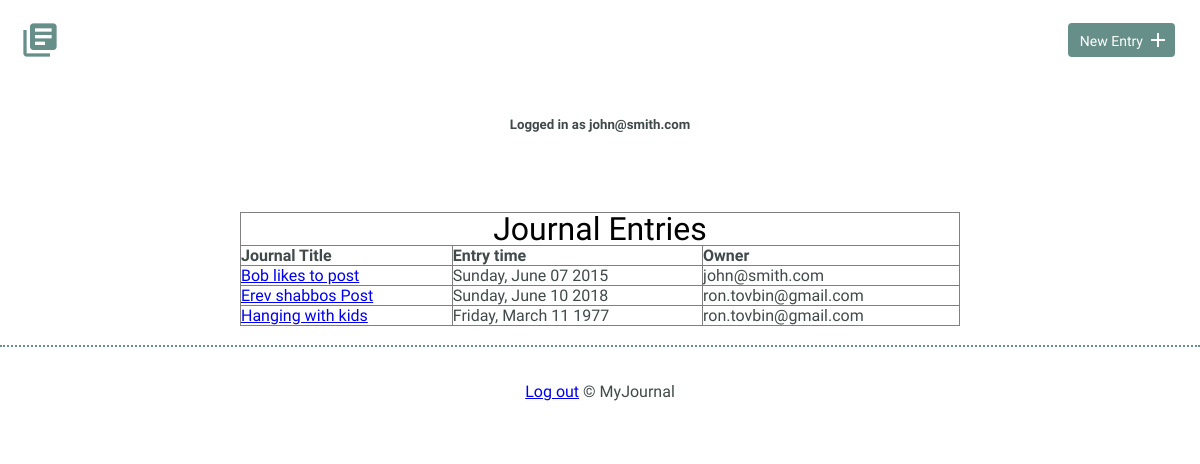
Screenshot of /entries (signed in) with the database file from the repository.
### models.py (models this page shows, shortened)
class User(UserMixin, Model):
    email = CharField(unique=True)
    password = CharField(max_length=100)
    joined_at = DateTimeField(default=datetime.datetime.now)
    is_admin = BooleanField(default=False)
    class Meta:
        database = DATABASE
        order_by = ('-joined_at',)

class Journal(Model):
    title     =  CharField(max_length=100)
    user = ForeignKeyField(
        model=User,
        related_name='entries'
    )
    entrydate = DateTimeField(default=datetime.datetime.now)
    timespent = FloatField()
    learned   =  CharField(max_length=1000)
    resources = TextField(default=None)
    class Meta:
        database = DATABASE
        order_by = ('-entrydate',)

### app.py (the view)
@app.route('/entries/<int:entry_id>', methods=('GET', 'POST'))
@app.route('/entries')
def entries(entry_id=None):
    if not entry_id:
           entries = models.Journal.select().limit(100)
           return render_template('index.html', entries=entries)
    else:
        entry = models.Journal.get(models.Journal.id == entry_id)
        return render_template('detail.html', entry=entry)

### app.py (called while the page is built)
@login_manager.user_loader
def load_user(userid):
    try:
        return models.User.get(models.User.id == userid)
    except models.DoesNotExist:
        return None

@app.before_request
def before_request():
    g.db = models.DATABASE
    g.db.connect()
    g.user = current_user

@app.after_request
def after_request(response):
    g.db.close()
    return response

### templates/index.html
{% extends "layout.html" %}
{% block content %}
<table align="center" border="1" width="60%">
 <tr align="center"><td  colspan="3"><h2>Journal Entries<h2></h2></td></tr>
 <tr  style="font-weight:bold">
 <td>Journal Title</td>
 <td>Entry time</td>
     <td>Owner</td>
 </tr>
{% for entry in entries %}
    <tr>
        <td>
            <a href="{{ url_for('entries',entry_id=entry.id) }}">{{ entry.title }}</a>
        </td>
        <td>
          <time datetime="{{ entry.entrydate }}">{{ entry.entrydate.strftime('%A, %B %d %Y') }}</time>
       </td>
        <td>
           {{ entry.user.email  }}
       </td>
    </tr>
{% endfor %}
</table>
<br>
{% endblock %}

### templates/layout.html (shortened to what this page needs)
<!DOCTYPE html>
<html>
    <head>
        <link rel="stylesheet" href="/staic/css/normalize.css">
        <link rel="stylesheet" href="/static/css/site.css">
    </head>
    <body>
        <header>
            <div class="container" align="center">
                <div class="site-header">
                    <a class="logo" href="{{ url_for('index') }}"><i class="material-icons">library_books</i></a>
                    <a class="button icon-right" href="{{ url_for('newentry') }}"><span>New Entry</span> <i class="material-icons">add</i></a>
                </div>
                    <div class="site-header">
                <h5> {% if current_user.is_authenticated %}
                              Logged in as {{ current_user.email }}
                    {% endif %}
                </h5>
              </div>
           </div>
        </header>
        <div>
               {% block content %}{% endblock %}
        </div>
        <footer>
            <div>
                {% if  current_user.is_authenticated %}
                          <a href="{{ url_for('logout') }}"  title="Log out">Log out</a>
                {% else %}
                   <a href="{{ url_for('register') }}"  title="Register">Register</a>
                   <a href="{{ url_for('login') }}"  title="Login">Login</a>
                {% endif %}
                &copy; MyJournal
            </div>
        </footer>
    </body>
</html>

### static/css/site.css (style rules this page uses)
body { font-size: 16px; color: #404a49; font-family: 'Cousine', serif; font-weight: 400; }
.container { margin: 0 auto; padding: 0 25px; }
header .site-header { margin: 0 auto; height: 95px; }
header .logo i { color: #678f89; margin: 20px 0 0 -5px; float: left; font-size: 40px; }
header .button { float: right; margin: 33px 0 0 0; }
footer { text-align: center; padding: 35px 0; border-top: 2px dotted #678f89; }
.button { padding: 8px 10px 6px 10px; background: #678f89; border: 2px solid #678f89; border-radius: 4px; text-decoration: none; color: #FFF; position: relative; text-align: center; font-size: 14px; }
.button.icon-right { padding-right: 30px; top: -10px; }
.button.icon-right i { position: absolute; top: 3px; right: 3px; }
h1, h2, h3 { margin: 0; font-weight: 400; line-height: 1em; color: #000; }
h2 { font-size: 32px; }

### rows the page displays
User: email "john@smith.com"
Journal: title "Bob likes to post", entrydate "Sunday, June 07 2015", user.email "john@smith.com"
Journal: title "Erev shabbos Post", entrydate "Sunday, June 10 2018", user.email "ron.tovbin@gmail.com"
Journal: title "Hanging with kids", entrydate "Friday, March 11 1977", user.email "ron.tovbin@gmail.com"
